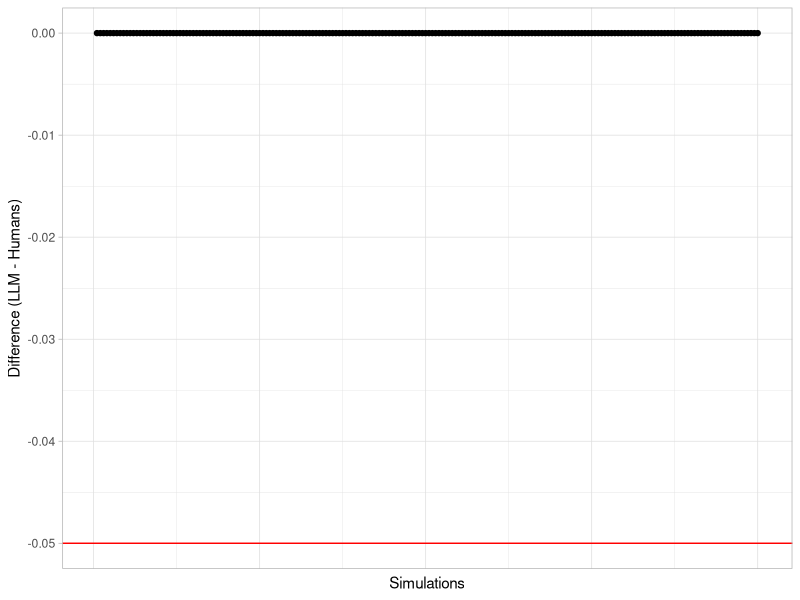

Recreate this plot in R.
library(tidyverse)
library(marginaleffects)

# In the first simulation I implemented the acccuracy of each coder is the only
# random varaible. The underlying accuracies of each coder, the llm, and the
# many reports each coder extract is the same in each simulation. Consinder 2nd
# version of simulation for that.

# In a first version of the simulation I actually had Type I error inflation
# when using cluster robus standard errors, because was data was INdependent,
# because I'm stupid and did no assign a difficult parameter for each report.
# This messed up the clustering formula.

# Null Hypthesis is true, LLM is actually slightly worse than humans.

set.seed(1)

llm_skill   <- 0.899 # Just more than 5% worse. How many times wouuld we say that llm is not more than 5% worse, if it actually is?

results <- data.frame()
results.ml <- data.frame()
true_difference_sim <- numeric()

n_human_coders_per_report <- 0.5 # Number of humans coding each report

sd_difficulty <- 4 # Standard deviation for report difficulty (logit scale)
correlation_difficulty <- -0.2 # Correlation between human and LLM difficulty

# NOTE: As the inherent human skill is very very close to one (see blow),
# increasing the SD of the difficulty (this is on the logit scale), will cause
# the overall accuracy to go down on the probability scale. Because large
# positive values of the difficulty will only increase the accuracy on the
# probability scale from e.g., 0.95 to 0.98, but large negative values will
# decrease it from 0.95 to much lower values. It's linear on the logit scale,
# but not linear on the probability scale.


n_human_coders_total <- 6 

# human skill and llm skill refer to the inate ability of the human / llm
# extractor this will be combined with the difficulty of the report to come up
# with a probability of a correct answer. From this bernoulli distribution will
# we will randomly draw in each iteration of the simulation

human_skill <- c(0.95, 0.95, 0.94, 0.93, 0.96, 0.97) #arithmetric mean = 0.95

non_inferiority_margin <- 0.05
equivalence_bounds <- c(-non_inferiority_margin, Inf) # Test H1: LLM - Human > -0.05
n_reports <- 300

human_coder_ids <- paste0("human_", 1:n_human_coders_total)
report_ids <- paste0("report_", 1:n_reports)
llm_id <- "llm"

# --- Pre-calculate Lookups ---
extractor_lookup <- tibble(
  extractor_id = c(human_coder_ids, llm_id),
  skill = c(human_skill, llm_skill),
  logit_skill = qlogis(skill),
  is_llm = c(rep(0, n_human_coders_total), 1)
)

# --- Generate FIXED Report Difficulties (Outside Loop) ---

message("Generating fixed report difficulties...")
report_difficulty_lookup <- tibble(
  report_id = report_ids,
  report_difficulty_logit = rnorm(n_reports, 0, sd_difficulty)
) |> 
  
  # I'm adding a slight negative correlation between reports for humans and llm,
  # i.e., reports that are hard for llm are easier for humans and vice versa
  mutate(llm_difficulty_logit = 
           report_difficulty_logit*-correlation_difficulty + 
           rnorm(n_reports, 0, sd_difficulty))

# --- Generate FIXED Assignments for Reports (Outside Loop) ---
message("Generating fixed extractor assignments...")
sim_data_list_assigned <- vector("list", n_reports)
for (j in 1:n_reports) {
  selected_human_ids <- sample(human_coder_ids, n_human_coders_per_report, replace = FALSE)
  report_extractors <- c(selected_human_ids, llm_id)
  report_extractor_info <- extractor_lookup |>
    filter(extractor_id %in% report_extractors) |>
    mutate(report_id = report_ids[j])
  sim_data_list_assigned[[j]] <- report_extractor_info
}
sim_data_assigned <- bind_rows(sim_data_list_assigned)

# --- Calculate FIXED Actual Probabilities (Outside Loop) ---

# This integrates the report difficult and the accuracy of each extractor
message("Calculating fixed actual probabilities...")
sim_setup_data <- sim_data_assigned |>
  left_join(report_difficulty_lookup, by = "report_id") |>
  mutate(
    # Calculate actual probability for this extractor on this report
    logit_p_human = logit_skill + report_difficulty_logit,
    logit_llm_skill = logit_skill + llm_difficulty_logit,
    p_human = plogis(logit_p_human),
    p_llm = plogis(logit_llm_skill),
    p_actual = if_else(is_llm == 0, p_human, p_llm)
  )

# --- Calculate the SINGLE FIXED True Average Difference (Outside Loop) ---

avg_p_actual_llm_fixed <- mean(sim_setup_data$p_llm[sim_setup_data$is_llm == 1])
message(paste0("The average llm accuracy is ", round(avg_p_actual_llm_fixed, digits = 3), " with an SD of ", round(sd(sim_setup_data$p_llm[sim_setup_data$is_llm == 1]), digits = 3)))

avg_p_actual_human_fixed <- mean(sim_setup_data$p_human[sim_setup_data$is_llm == 0])
message(paste0("The (weighted) average human accuracy is ", round(avg_p_actual_human_fixed, digits = 3), " with an SD of ", round(sd(sim_setup_data$p_human[sim_setup_data$is_llm == 0]), digits = 3)))

true_difference_fixed <- avg_p_actual_llm_fixed - avg_p_actual_human_fixed
message(paste("Fixed True Average Difference (LLM - Human):", round(true_difference_fixed, 4), ". In small sample sizes with large difficult SD on the logit scale, sampling error is large."))

# Not exactly the values specified above, because not all humans extract same proportion of reports. 

sim_data_list <- vector("list", n_reports)

results <- data.frame()
results_m <- data.frame()

for(i in 1:200){
  message(paste0("Simulation ", i))
  
  sim_data_long <- sim_setup_data |> 
    mutate(
      correct = rbinom(n(), 1, p_actual)
    )
  
  human_data_sim <- sim_data_long |> filter(is_llm == 0)
  true_mean_human_accuracy_sim <- sum(human_data_sim$p_actual) / nrow(human_data_sim)
  true_llm_accuracy <- sim_data_long |> filter(is_llm == 1)  |> 
    pull(p_actual) |> mean()
  
  true_difference_sim[i] <- true_llm_accuracy - true_mean_human_accuracy_sim
  
  
  # Fit Simple GLM Model (ignoring clustering structure here)
  model_fit <- glm(correct ~ is_llm, data = sim_data_long, family = binomial(link = "logit"))
  # model_m_fit <- glmer(correct ~ is_llm + (is_llm|report_id), data = sim_data_long, family = binomial(link = "logit"))
  
  # Calculate difference using marginal effects. Uses delta method and cluster robust standard errors.
  # NOTE: I'm setting the width of the confidence interval to 0.9 so the lower bound 'corresponds' to the one sided alpha of 0.05
  comparison <- avg_comparisons(
    model_fit,
    variables = "is_llm",
    type = "response",
    comparison = "difference",
    vcov = ~report_id,
    conf_level = 0.9,
    equivalence = equivalence_bounds # this calculates the non-inferioty p-value (see bound set at the top)
  )
  
  results <- bind_rows(
    comparison |> data.frame() |> select(estimate, conf.low, conf.high, p.value, p.value.noninf), 
    results)
}

# Calculate Type I error rate / power if the llm is as good as the human
type_i_error_rate <- mean(results$p.value.noninf < 0.05)
type_i_error_rate

# Not sure why the two don't match
cbind(results, true_difference_sim) |> 
  mutate(type_i_error = if_else(conf.low > -0.05, 1, 0)) |> 
  pull(type_i_error) |> mean()

cbind(results, true_difference_sim) |> 
  mutate(sim = row_number()) |> 
  data.frame() |> 
  ggplot() +
  geom_point(aes(x = sim, y = estimate)) +
  geom_errorbar(aes(x = sim, y = estimate, ymin = conf.low, ymax = conf.high)) + 
  geom_hline(yintercept = -non_inferiority_margin, color = "red") + #non-inferiority margin
  geom_point(aes(y = true_difference_sim, x = sim), color = "blue", size = 2) + #true difference
  theme_light() +
  labs(
    x = "Simulations",
    y  = "Difference (LLM - Humans)"
  ) +
  theme(
    axis.text.x = element_blank(),
    axis.ticks.x = element_blank()
  )
